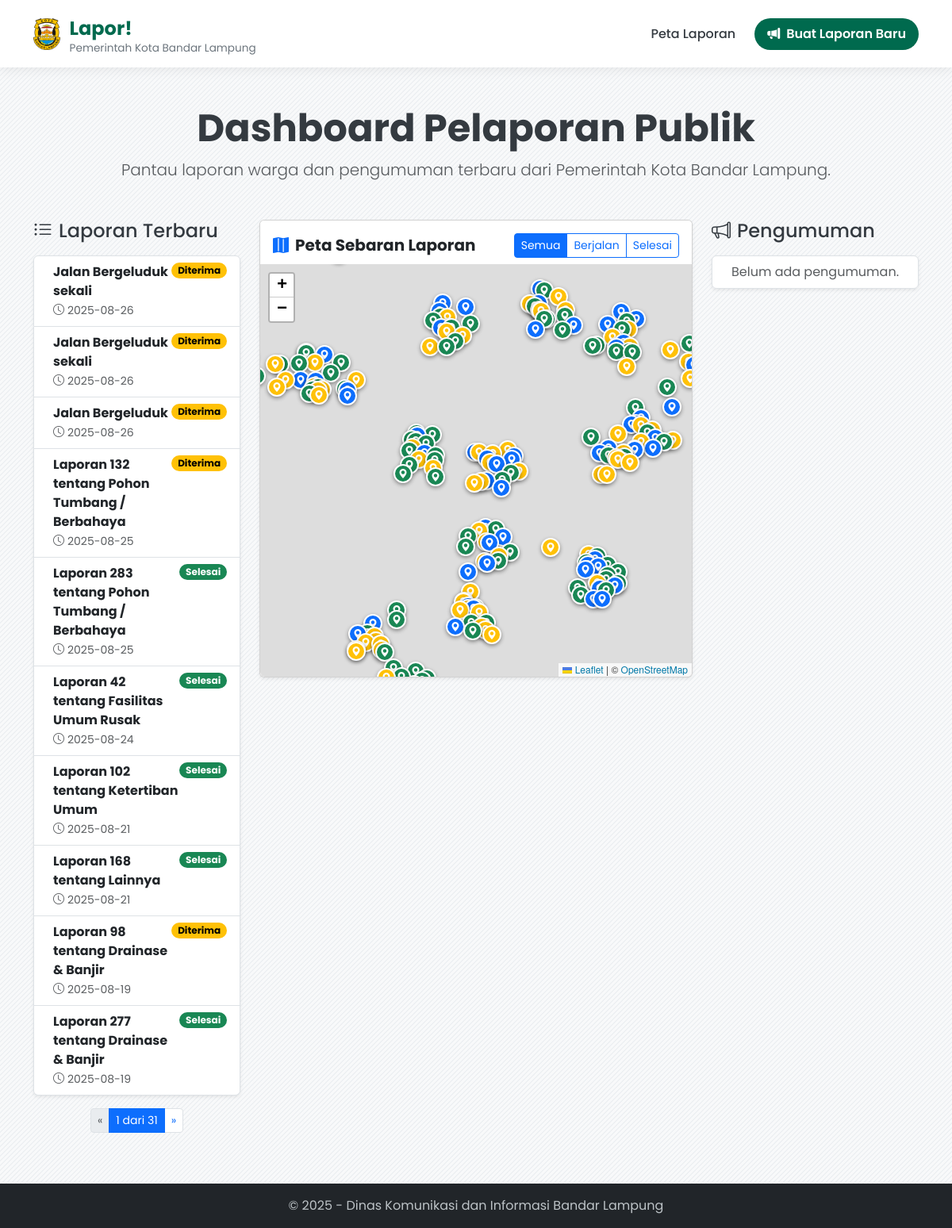
Before: / with the older database file.
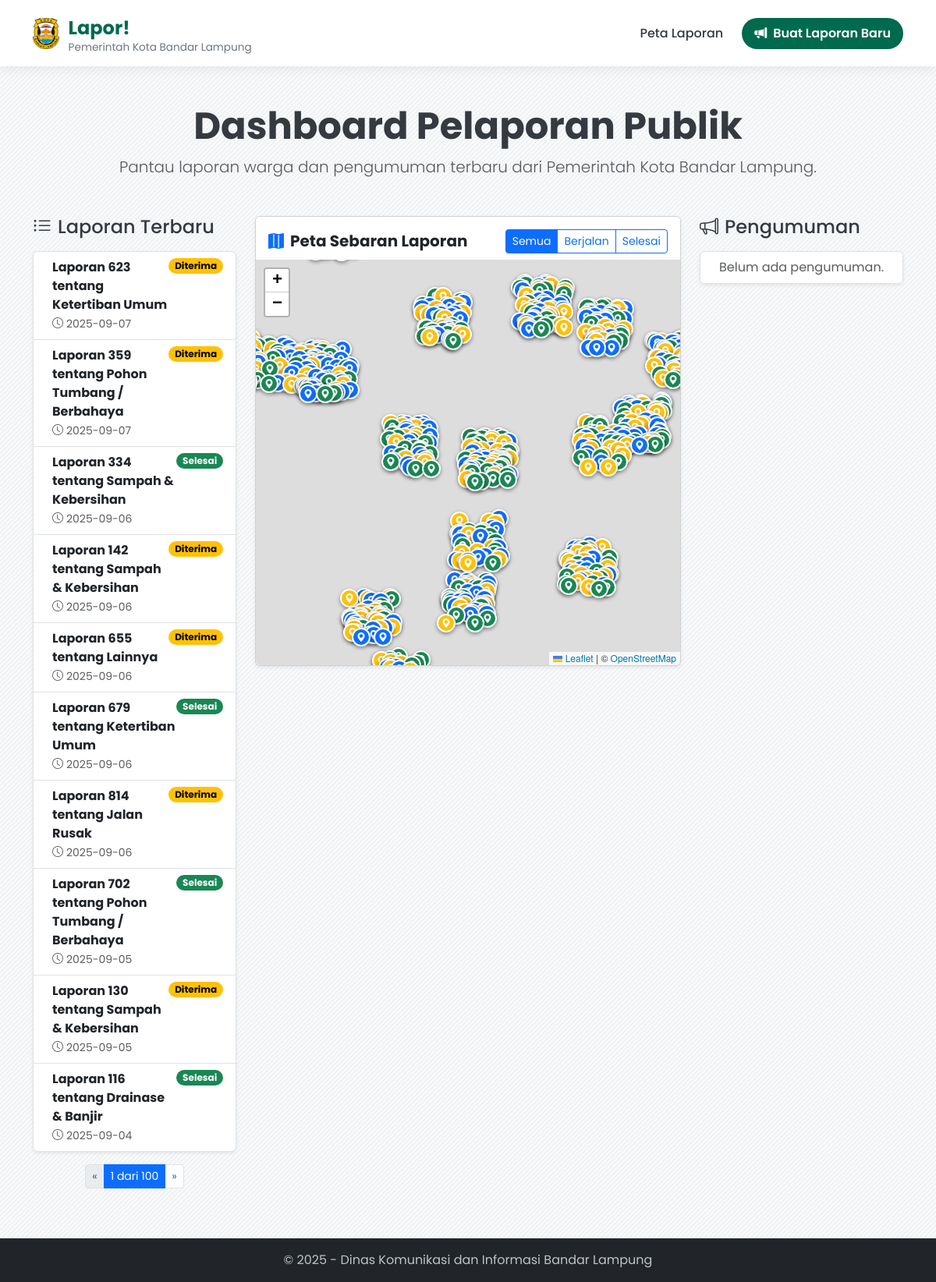
After: the same page with the newer database file.
### tables this page shows
CREATE TABLE laporan (
    id INTEGER PRIMARY KEY AUTOINCREMENT,
    nomor_laporan TEXT NOT NULL UNIQUE,
    nama_pelapor TEXT NOT NULL,
    no_whatsapp TEXT,
    judul TEXT NOT NULL,
    deskripsi TEXT NOT NULL,
    -- PERUBAHAN UTAMA: Menggunakan Foreign Key ke tabel kategori
    kategori_id INTEGER NOT NULL,
    kecamatan TEXT,
    kelurahan TEXT,
    foto TEXT,
    foto_selesai TEXT,
    dinas_penugas TEXT,
    pengumuman_publik TEXT,
    latitude REAL NOT NULL,
    longitude REAL NOT NULL,
    status TEXT NOT NULL DEFAULT 'Diterima',
    support_count INTEGER DEFAULT 0,
    timestamp DATETIME DEFAULT CURRENT_TIMESTAMP,
    -- Mendefinisikan hubungan antar tabel
    FOREIGN KEY (kategori_id) REFERENCES kategori (id)
);

### app.py (the view)
@app.route('/')
def index():
    laporan_page = request.args.get('laporan_page', 1, type=int)
    laporan_per_page = 10
    laporan_offset = (laporan_page - 1) * laporan_per_page
    pengumuman_page = request.args.get('pengumuman_page', 1, type=int)
    pengumuman_per_page = 5
    pengumuman_offset = (pengumuman_page - 1) * pengumuman_per_page
    conn = get_db_connection()
    query_all = """
        SELECT l.id, l.judul, k.nama_kategori, l.status, l.latitude, l.longitude, l.support_count
        FROM laporan l JOIN kategori k ON l.kategori_id = k.id
    """
    query_paginated = """
        SELECT l.*, k.nama_kategori
        FROM laporan l JOIN kategori k ON l.kategori_id = k.id
        ORDER BY l.timestamp DESC LIMIT ? OFFSET ?
    """
    all_laporan_rows = conn.execute(query_all).fetchall()
    paginated_laporan_rows = conn.execute(query_paginated, (laporan_per_page, laporan_offset)).fetchall()
    total_laporan = conn.execute('SELECT COUNT(id) FROM laporan').fetchone()[0]
    paginated_pengumuman_rows = conn.execute(
        "SELECT id, judul, pengumuman_publik, timestamp FROM laporan WHERE pengumuman_publik IS NOT NULL AND pengumuman_publik != '' AND status != 'Selesai' ORDER BY timestamp DESC LIMIT ? OFFSET ?",
        (pengumuman_per_page, pengumuman_offset)
    ).fetchall()
    total_pengumuman = conn.execute("SELECT COUNT(id) FROM laporan WHERE pengumuman_publik IS NOT NULL AND pengumuman_publik != '' AND status != 'Selesai'").fetchone()[0]
    conn.close()
    all_laporan_list = [dict(row) for row in all_laporan_rows]
    paginated_laporan_list = [dict(row) for row in paginated_laporan_rows]
    paginated_pengumuman_list = [dict(row) for row in paginated_pengumuman_rows]
    total_laporan_pages = math.ceil(total_laporan / laporan_per_page)
    total_pengumuman_pages = math.ceil(total_pengumuman / pengumuman_per_page)
    return render_template(
        'home.html',
        all_laporan_list=all_laporan_list,
        paginated_laporan_list=paginated_laporan_list,
        paginated_pengumuman_list=paginated_pengumuman_list,
        laporan_pagination={'page': laporan_page, 'total_pages': total_laporan_pages},
        pengumuman_pagination={'page': pengumuman_page, 'total_pages': total_pengumuman_pages}
    )

### app.py (called while the page is built)
def get_db_connection():
    conn = sqlite3.connect(DATABASE, detect_types=sqlite3.PARSE_DECLTYPES | sqlite3.PARSE_COLNAMES)
    conn.row_factory = sqlite3.Row
    return conn

### templates/home.html (shortened to what the changed rows need)
{% extends "layout.html" %} {% block title %}Dashboard Publik Lapor!{% endblock %} {% block content %}
<div class="text-center mb-5">
     <h1 class="display-5 fw-bold">Dashboard Pelaporan Publik</h1>
</div>
<div class="row g-4">
     <div class="col-lg-3 bg-pr">
          <div class="list-group shadow-sm listlaporan">
               {% for laporan in paginated_laporan_list %}
               <a href="{{ url_for('detail_laporan', laporan_id=laporan.id) }}" class="list-group-item list-group-item-action d-flex justify-content-between align-items-start">
                    <div class="ms-2 me-auto">
                         <div class="fw-bold">{{ laporan.judul }}</div>
                         <small class="text-muted"><i class="bi bi-clock me-1"></i>{{ laporan.timestamp.split(' ')[0] }}</small>
                    </div>
                    <span
                         class="badge {% if laporan.status == 'Diterima' %}text-bg-warning {% elif laporan.status == 'Diproses' %}text-bg-primary {% elif laporan.status == 'Selesai' %}text-bg-success {% else %}text-bg-secondary {% endif %} rounded-pill"
                         style="font-size: 0.75rem"
                         >{{ laporan.status }}</span
                    >
               </a>
               {% else %}
               <div class="list-group-item text-center text-muted">Belum ada laporan.</div>
               {% endfor %}
          </div>
          {% if laporan_pagination.total_pages > 1 %}
          <nav class="mt-3">
               <ul class="pagination pagination-sm justify-content-center">
                    <li class="page-item {% if laporan_pagination.page == 1 %}disabled{% endif %}">
                         <a class="page-link" href="{{ url_for('index', laporan_page=laporan_pagination.page - 1, pengumuman_page=pengumuman_pagination.page) }}">&laquo;</a>
                    </li>
                    <li class="page-item active">
                         <span class="page-link">{{ laporan_pagination.page }} dari {{ laporan_pagination.total_pages }}</span>
                    </li>
                    <li class="page-item {% if laporan_pagination.page == laporan_pagination.total_pages %}disabled{% endif %}">
                         <a class="page-link" href="{{ url_for('index', laporan_page=laporan_pagination.page + 1, pengumuman_page=pengumuman_pagination.page) }}">&raquo;</a>
                    </li>
               </ul>
          </nav>
          {% endif %}
     </div>
     <div class="col-lg-6">
          <div class="card shadow-sm">
               <div class="card-body p-0">
                    <div id="map" style="height: 520px; border-radius: 0 0 0.375rem 0.375rem"></div>
               </div>
          </div>
     </div>
</div>
{% endblock %}

Changed rows visible on the page:
no longer on this page (row edited): laporan: judul "Jalan Bergeluduk sekali", timestamp "2025-08-26", status "Diterima"
no longer on this page (row edited): laporan: judul "Jalan Bergeluduk sekali", timestamp "2025-08-26", status "Diterima"
no longer on this page (row edited): laporan: judul "Jalan Bergeluduk", timestamp "2025-08-26", status "Diterima"
no longer on this page (row edited): laporan: judul "Laporan 132 tentang Pohon Tumbang / Berbahaya", timestamp "2025-08-25", status "Diterima"
no longer on this page (row edited): laporan: judul "Laporan 283 tentang Pohon Tumbang / Berbahaya", timestamp "2025-08-25", status "Selesai"
no longer on this page (row edited): laporan: judul "Laporan 42 tentang Fasilitas Umum Rusak", timestamp "2025-08-24", status "Selesai"
no longer on this page (row edited): laporan: judul "Laporan 102 tentang Ketertiban Umum", timestamp "2025-08-21", status "Selesai"
no longer on this page (row edited): laporan: judul "Laporan 168 tentang Lainnya", timestamp "2025-08-21", status "Selesai"
no longer on this page (row edited): laporan: judul "Laporan 98 tentang Drainase & Banjir", timestamp "2025-08-19", status "Diterima"
no longer on this page (row edited): laporan: judul "Laporan 277 tentang Drainase & Banjir", timestamp "2025-08-19", status "Selesai"
added laporan: judul "Laporan 623 tentang Ketertiban Umum", timestamp "2025-09-07", status "Diterima"
added laporan: judul "Laporan 359 tentang Pohon Tumbang / Berbahaya", timestamp "2025-09-07", status "Diterima"
added laporan: judul "Laporan 334 tentang Sampah & Kebersihan", timestamp "2025-09-06", status "Selesai"
now on this page (row edited): laporan: judul "Laporan 142 tentang Sampah & Kebersihan", timestamp "2025-09-06", status "Diterima"
added laporan: judul "Laporan 655 tentang Lainnya", timestamp "2025-09-06", status "Diterima"
added laporan: judul "Laporan 679 tentang Ketertiban Umum", timestamp "2025-09-06", status "Selesai"
added laporan: judul "Laporan 814 tentang Jalan Rusak", timestamp "2025-09-06", status "Diterima"
added laporan: judul "Laporan 702 tentang Pohon Tumbang / Berbahaya", timestamp "2025-09-05", status "Selesai"
now on this page (row edited): laporan: judul "Laporan 130 tentang Sampah & Kebersihan", timestamp "2025-09-05", status "Diterima"
now on this page (row edited): laporan: judul "Laporan 116 tentang Drainase & Banjir", timestamp "2025-09-04", status "Selesai"
Other visible differences:
{{ laporan_pagination.total_pages }}: "31" → "100"
